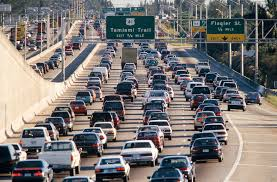
#> input picture file_list/traffic.jpg, 277 x 182 px
$ python rgb2grey.py
#> lines starting #> are read from the running program, lines starting #| are printed output that depends on the picture
import cv2
import numpy as np

i = cv2.imread("traffic.jpg")
#> i is the input picture: shape (182, 277, 3); mean B, G, R 116.8, 118.3, 122.2
i_grep = cv2.cvtColor(i, cv2.COLOR_BGR2GRAY)
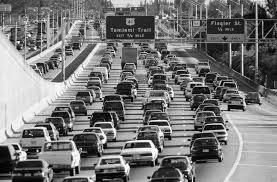
#> i_grep: shape (182, 277); min 0, max 255, mean 119.3
i_grep = cv2.resize(i_grep, (256, 256))
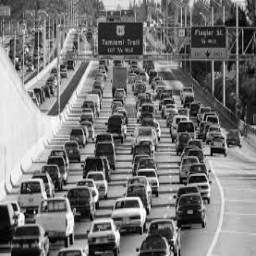
#> i_grep: shape (256, 256); min 1, max 253, mean 119.1
i_grep = i_grep.astype(np.float32)
i_grep.tofile("traffic_gray.npy")
print(i_grep)
#> (printed output is left out)
